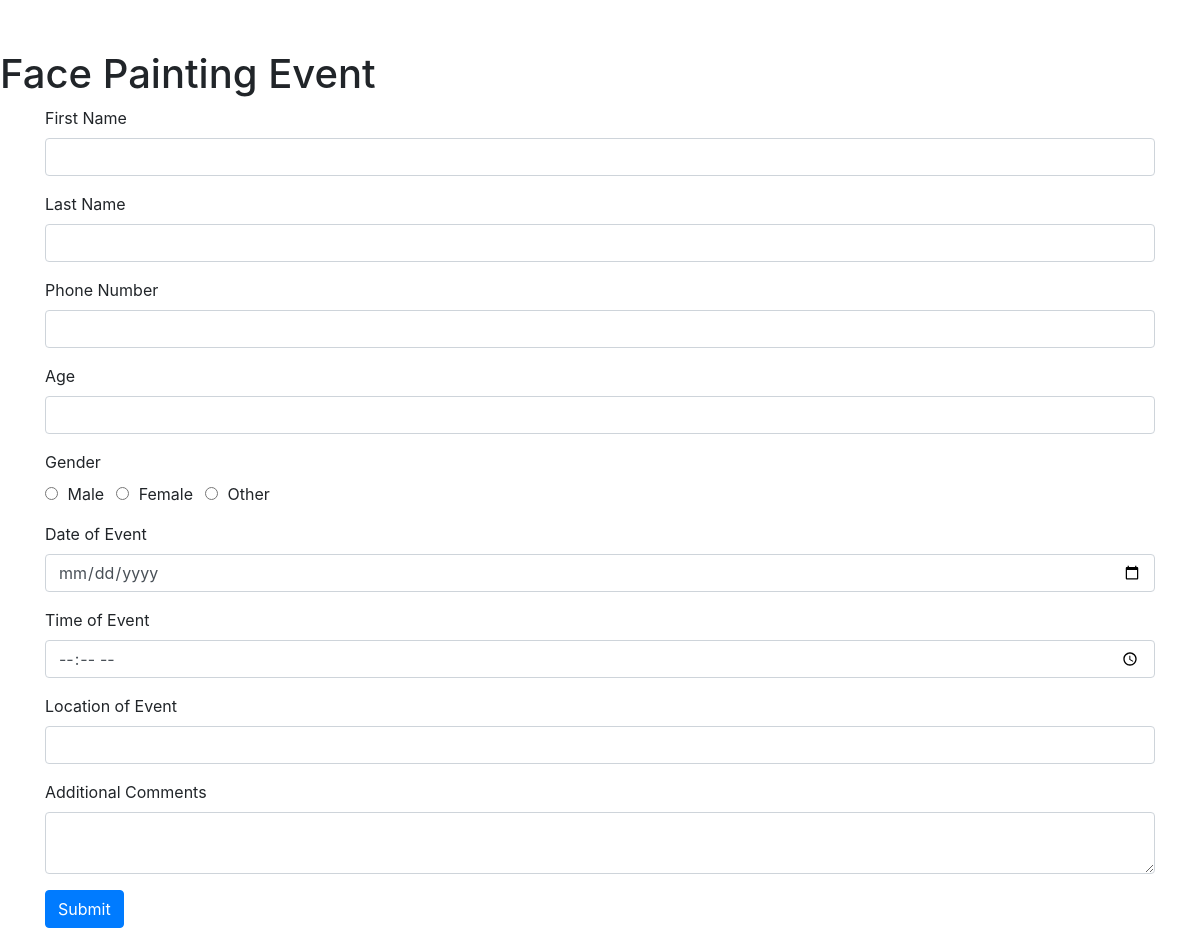
Screenshot of /form.php?formID=2 with the database file from the repository.
### tables this page shows
CREATE TABLE `form` (
  `formID` int(11) NOT NULL,
  `formName` varchar(250) NOT NULL,
  `image` text NOT NULL,
  `formDesc` text NOT NULL
);

CREATE TABLE `field` (
  `fieldID` int(11) NOT NULL,
  `fieldName` varchar(250) NOT NULL,
  `fieldType` varchar(250) NOT NULL,
  `fieldLabel` varchar(250) NOT NULL,
  `formID` int(11) NOT NULL,
  `field_option` varchar(250) NOT NULL
);

### form.php (the view, shortened to what this page needs)
<?php
include 'database/dbcon.php';
$formID = $_GET['formID'];
?>
<!DOCTYPE html>
<html lang="en">
<head>
    <link rel="stylesheet" href="https://maxcdn.bootstrapcdn.com/bootstrap/4.5.2/css/bootstrap.min.css">
</head>
<body>
  <div id="spacer">
  <div>
  <?php
  $get_formDetails = "SELECT * FROM `form` WHERE formID = $formID";
  $formDetails = mysqli_query($con, $get_formDetails);
  if (mysqli_num_rows($formDetails) > 0) {
    $formData = mysqli_fetch_assoc($formDetails);
    $formTitle = $formData['formName'];
    echo '<h1>' . $formTitle . '</h1>';
  }
  ?>
</div>
  <form id="myForm" class="container">
        <?php
        $formquery = 'SELECT * FROM field WHERE formID = \'' . $formID . '\'';
        $formres = mysqli_query($con, $formquery);
        while ($row = mysqli_fetch_assoc($formres)) {
            $field_label = $row['fieldLabel'];
            $field_name = $row['fieldName'];
            $field_type = $row['fieldType'];
            switch ($field_type) {
                case 'text':
                    echo '<div class="form-group">';
                    echo '<label for="'.$field_name.'">'.$field_label.'</label>';
                    echo '<input type="text" class="form-control" name="'.$field_name.'" id="'.$field_name.'">';
                    echo '</div>';
                    break;
                case 'textarea':
                    echo '<div class="form-group">';
                    echo '<label for="'.$field_name.'">'.$field_label.'</label>';
                    echo '<textarea class="form-control" name="'.$field_name.'" id="'.$field_name.'"></textarea>';
                    echo '</div>';
                    break;
                case 'number':
                    echo '<div class="form-group">';
                    echo '<label for="'.$field_name.'">'.$field_label.'</label>';
                    echo '<input type="number" class="form-control" name="'.$field_name.'" id="'.$field_name.'">';
                    echo '</div>';
                    break;
                case 'radio':
                    if ($field_name == 'gender') {
                        echo '<div class="form-group">';
                        echo '<label>'.$field_label.'</label><br>';
                        $gender_options = ['Male', 'Female', 'Other'];
                        foreach ($gender_options as $option) {
                            echo '<div class="form-check-inline">';
                            echo '<label class="form-check-label">';
                            echo '<input type="radio" class="form-check-input" name="'.$field_name.'" value="'.$option.'"> '.$option;
                            echo '</label>';
                            echo '</div>';
                        }
                        echo '</div>';
                    }
                            break;
                case 'date':
                  echo '<div class="form-group">';
                  echo '<label for="'.$field_name.'">'.$field_label.'</label><br>';
                  echo '<input type="date" class="form-control" name="'.$field_name.'" id="'.$field_name.'">';
                  echo '</div>';
                break;
                case 'time':
                  echo '<div class="form-group">';
                  echo '<label for="'.$field_name.'">'.$field_label.'</label><br>';
                  echo '<input type="time" class="form-control" name="'.$field_name.'" id="'.$field_name.'">';
                  echo '</div>';
                break;
}
}
?>
<button type="submit" class="btn btn-primary">Submit</button>
</form>
  </div>
</body>
</html>

### form.php (style rules this page uses)
#spacer { margin-top: 50px; }

### rows the page displays
form: formName "Face Painting Event"
field: fieldLabel "First Name"
field: fieldLabel "Last Name"
field: fieldLabel "Phone Number"
field: fieldLabel "Age"
field: fieldLabel "Gender", option "Male", option "Female", option "Other"
field: fieldLabel "Date of Event"
field: fieldLabel "Time of Event"
field: fieldLabel "Location of Event"
field: fieldLabel "Additional Comments"
